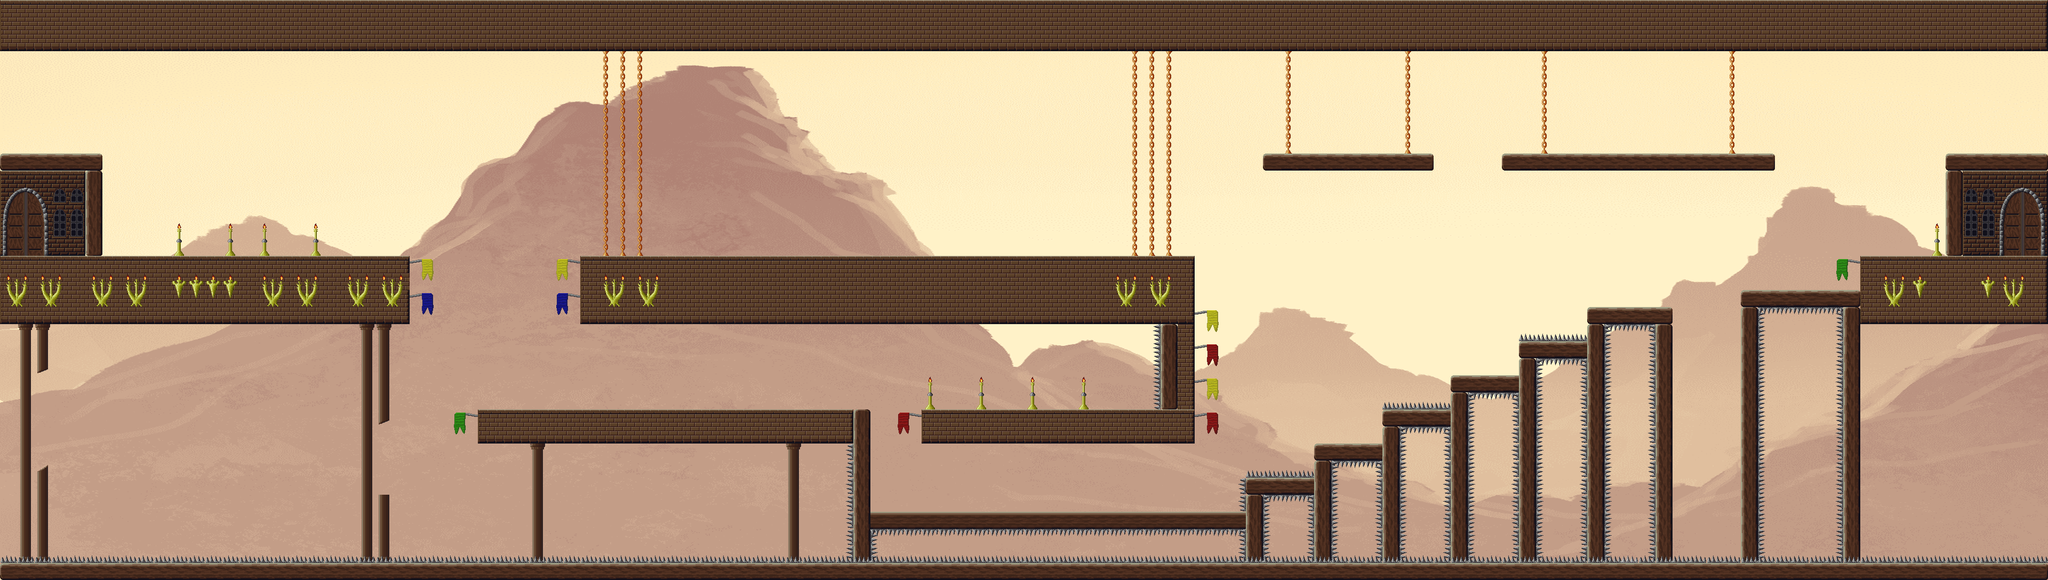

A level layout from a 2D game, rendered from its tile map. Below: a short description, then the map file with tile-grid data replaced by summaries:
An orthogonal 120x34 tile map with 32x32 px tiles, 3 tile layers (Wall, Foreground, Objekte), 3 tilesets, 1 image layer and 63 objects (31x CoinEntity, 18x Ground, 6x SpikeEntity, 5x EnemyEntity, mainPlayer, ...).

<map version="1.0" orientation="orthogonal" renderorder="left-up" width="120" height="34" tilewidth="32" tileheight="32" nextobjectid="342">
 <tileset firstgid="1" name="castle1" tilewidth="32" tileheight="32">
  <image source="../img/map/castle1.png" width="512" height="1344" />
 </tileset>
 <tileset firstgid="673" name="castle2" tilewidth="32" tileheight="32">
  <image source="../img/map/castle2.png" width="512" height="672" />
 </tileset>
 <tileset firstgid="1009" name="castle3" tilewidth="32" tileheight="32">
  <image source="../img/map/castle3.png" width="512" height="384" />
 </tileset>
 <imagelayer name="Parallax_layer1">
  <image source="../img/background/rock.png" />
 </imagelayer>
 <layer name="Wall" width="120" height="34">
  <data>[4080 cells, 775 non-empty, 2 distinct tile ids]</data>
 </layer>
 <layer name="Foreground" width="120" height="34">
  <data>[4080 cells, 1085 non-empty, 38 distinct tile ids]</data>
 </layer>
 <layer name="Objekte" width="120" height="34">
  <data>[4080 cells, 455 non-empty, 60 distinct tile ids]</data>
 </layer>
 <objectgroup name="Object">
  <properties>
   <property name="duration" value="300" />
   <property name="fade" value="#300000" />
  </properties>
  <object id="3" name="mainPlayer" x="2" y="414" width="32" height="64">
   <properties>
    <property name="image" value="gripe_run_right" />
    <property name="spritewidth" value="64" />
   </properties>
  </object>
  <object id="5" name="game.LevelEntity" x="3801" y="98" width="38" height="383">
   <properties>
    <property name="duration" value="300" />
    <property name="fade" value="#009900" />
    <property name="to" value="3" />
   </properties>
  </object>
  <object id="13" name="ScrollEntity" x="2111" y="672" width="32" height="32">
   <properties>
    <property name="image" value="spinning_scrolls" />
    <property name="scrollIndex" value="53" />
    <property name="spritewidth" value="32" />
    <property name="type" value="enchantment" />
   </properties>
  </object>
  <object id="19" name="SpikeEntity" x="0" y="1047.33" width="3842" height="10" />
  <object id="178" name="CoinEntity" x="1301" y="664" width="32" height="32">
   <properties>
    <property name="image" value="spinning_coin_gold" />
    <property name="spritewidth" value="32" />
   </properties>
  </object>
  <object id="183" name="CoinEntity" x="2539" y="734" width="32" height="32">
   <properties>
    <property name="image" value="spinning_coin_gold" />
    <property name="spritewidth" value="32" />
   </properties>
  </object>
  <object id="232" name="SpikeEntity" x="2339.5" y="898.5" width="63" height="12" rotation="90" />
  <object id="235" name="SpikeEntity" x="2178.5" y="607.5" width="159" height="11" rotation="90" />
  <object id="241" name="CoinEntity" x="1684" y="866" width="32" height="32">
   <properties>
    <property name="image" value="spinning_coin_gold" />
    <property name="spritewidth" value="32" />
   </properties>
  </object>
  <object id="246" name="CoinEntity" x="938" y="643" width="32" height="32">
   <properties>
    <property name="image" value="spinning_coin_gold" />
    <property name="spritewidth" value="32" />
   </properties>
  </object>
  <object id="299" name="CoinEntity" x="864" y="318" width="32" height="32">
   <properties>
    <property name="image" value="spinning_coin_gold" />
    <property name="spritewidth" value="32" />
   </properties>
  </object>
  <object id="300" name="CoinEntity" x="912" y="257" width="32" height="32">
   <properties>
    <property name="image" value="spinning_coin_gold" />
    <property name="spritewidth" value="32" />
   </properties>
  </object>
  <object id="301" name="CoinEntity" x="961" y="319" width="32" height="32">
   <properties>
    <property name="image" value="spinning_coin_gold" />
    <property name="spritewidth" value="32" />
   </properties>
  </object>
  <object id="302" name="CoinEntity" x="2265" y="873" width="32" height="32">
   <properties>
    <property name="image" value="spinning_coin_gold" />
    <property name="spritewidth" value="32" />
   </properties>
  </object>
  <object id="304" name="CoinEntity" x="2795" y="607" width="32" height="32">
   <properties>
    <property name="image" value="spinning_coin_gold" />
    <property name="spritewidth" value="32" />
   </properties>
  </object>
  <object id="307" name="CoinEntity" x="3174" y="447" width="32" height="32">
   <properties>
    <property name="image" value="spinning_coin_gold" />
    <property name="spritewidth" value="32" />
   </properties>
  </object>
  <object id="308" name="CoinEntity" x="2371" y="252" width="32" height="32">
   <properties>
    <property name="image" value="spinning_coin_gold" />
    <property name="spritewidth" value="32" />
   </properties>
  </object>
  </objectgroup>
 <objectgroup name="EnemyEntities">
  <!-- 5 objects omitted --></objectgroup>
 <objectgroup name="collision">
  <!-- 18 objects omitted --></objectgroup>
</map>
<!-- 46 of 63 objects omitted -->
